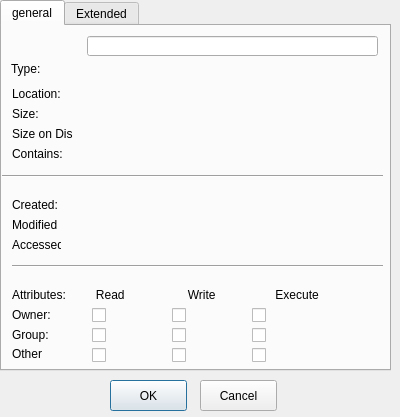
<ui version="4.0" >
 <author></author>
 <comment></comment>
 <exportmacro></exportmacro>
 <class>PropertiesDialog</class>
 <widget class="QDialog" name="PropertiesDialog" >
  <property name="geometry" >
   <rect>
    <x>0</x>
    <y>0</y>
    <width>400</width>
    <height>417</height>
   </rect>
  </property>
  <property name="windowTitle" >
   <string>Dialog</string>
  </property>
  <property name="windowIcon" >
   <iconset resource="ext2explore.qrc" >:/icons/resource/tux.png</iconset>
  </property>
  <widget class="QPushButton" name="okButton" >
   <property name="geometry" >
    <rect>
     <x>110</x>
     <y>380</y>
     <width>77</width>
     <height>31</height>
    </rect>
   </property>
   <property name="text" >
    <string>OK</string>
   </property>
  </widget>
  <widget class="QPushButton" name="cancelButton" >
   <property name="geometry" >
    <rect>
     <x>200</x>
     <y>380</y>
     <width>77</width>
     <height>31</height>
    </rect>
   </property>
   <property name="text" >
    <string>Cancel</string>
   </property>
  </widget>
  <widget class="QTabWidget" name="tab" >
   <property name="geometry" >
    <rect>
     <x>0</x>
     <y>0</y>
     <width>391</width>
     <height>371</height>
    </rect>
   </property>
   <property name="currentIndex" >
    <number>0</number>
   </property>
   <widget class="QWidget" name="tab_1" >
    <attribute name="title" >
     <string>general</string>
    </attribute>
    <attribute name="toolTip" >
     <string>Shows the General properties of the file</string>
    </attribute>
    <widget class="QLabel" name="contains" >
     <property name="geometry" >
      <rect>
       <x>10</x>
       <y>120</y>
       <width>61</width>
       <height>16</height>
      </rect>
     </property>
     <property name="text" >
      <string>Contains:</string>
     </property>
    </widget>
    <widget class="QLabel" name="type" >
     <property name="geometry" >
      <rect>
       <x>9</x>
       <y>35</y>
       <width>61</width>
       <height>16</height>
      </rect>
     </property>
     <property name="text" >
      <string>Type:</string>
     </property>
    </widget>
    <widget class="QLabel" name="location" >
     <property name="geometry" >
      <rect>
       <x>10</x>
       <y>60</y>
       <width>61</width>
       <height>16</height>
      </rect>
     </property>
     <property name="text" >
      <string>Location:</string>
     </property>
    </widget>
    <widget class="QLabel" name="size" >
     <property name="geometry" >
      <rect>
       <x>10</x>
       <y>80</y>
       <width>61</width>
       <height>16</height>
      </rect>
     </property>
     <property name="text" >
      <string>Size:</string>
     </property>
    </widget>
    <widget class="QLabel" name="size_disk" >
     <property name="geometry" >
      <rect>
       <x>10</x>
       <y>100</y>
       <width>61</width>
       <height>16</height>
      </rect>
     </property>
     <property name="text" >
      <string>Size on Disk:</string>
     </property>
    </widget>
    <widget class="Line" name="line" >
     <property name="geometry" >
      <rect>
       <x>0</x>
       <y>140</y>
       <width>381</width>
       <height>20</height>
      </rect>
     </property>
     <property name="orientation" >
      <enum>Qt::Horizontal</enum>
     </property>
    </widget>
    <widget class="QLabel" name="created" >
     <property name="geometry" >
      <rect>
       <x>10</x>
       <y>170</y>
       <width>61</width>
       <height>18</height>
      </rect>
     </property>
     <property name="text" >
      <string>Created:</string>
     </property>
    </widget>
    <widget class="QLabel" name="modified" >
     <property name="geometry" >
      <rect>
       <x>10</x>
       <y>190</y>
       <width>61</width>
       <height>18</height>
      </rect>
     </property>
     <property name="text" >
      <string>Modified</string>
     </property>
    </widget>
    <widget class="QLabel" name="accessed" >
     <property name="geometry" >
      <rect>
       <x>10</x>
       <y>210</y>
       <width>49</width>
       <height>17</height>
      </rect>
     </property>
     <property name="text" >
      <string>Accessed:</string>
     </property>
    </widget>
    <widget class="Line" name="line_3" >
     <property name="geometry" >
      <rect>
       <x>10</x>
       <y>230</y>
       <width>371</width>
       <height>20</height>
      </rect>
     </property>
     <property name="orientation" >
      <enum>Qt::Horizontal</enum>
     </property>
    </widget>
    <widget class="QLabel" name="group" >
     <property name="geometry" >
      <rect>
       <x>10</x>
       <y>300</y>
       <width>61</width>
       <height>18</height>
      </rect>
     </property>
     <property name="text" >
      <string>Group:</string>
     </property>
    </widget>
    <widget class="QLabel" name="other" >
     <property name="geometry" >
      <rect>
       <x>10</x>
       <y>320</y>
       <width>61</width>
       <height>16</height>
      </rect>
     </property>
     <property name="text" >
      <string>Other</string>
     </property>
    </widget>
    <widget class="QLineEdit" name="fileName" >
     <property name="geometry" >
      <rect>
       <x>85</x>
       <y>10</y>
       <width>291</width>
       <height>20</height>
      </rect>
     </property>
     <property name="toolTip" >
      <string>Name of the File or Folder</string>
     </property>
    </widget>
    <widget class="QLabel" name="owner" >
     <property name="geometry" >
      <rect>
       <x>10</x>
       <y>280</y>
       <width>61</width>
       <height>18</height>
      </rect>
     </property>
     <property name="text" >
      <string>Owner:</string>
     </property>
    </widget>
    <widget class="QCheckBox" name="check_ow" >
     <property name="geometry" >
      <rect>
       <x>170</x>
       <y>280</y>
       <width>71</width>
       <height>18</height>
      </rect>
     </property>
     <property name="text" >
      <string/>
     </property>
    </widget>
    <widget class="QCheckBox" name="check_ox" >
     <property name="geometry" >
      <rect>
       <x>250</x>
       <y>280</y>
       <width>71</width>
       <height>18</height>
      </rect>
     </property>
     <property name="text" >
      <string/>
     </property>
    </widget>
    <widget class="QCheckBox" name="check_gr" >
     <property name="geometry" >
      <rect>
       <x>90</x>
       <y>300</y>
       <width>71</width>
       <height>18</height>
      </rect>
     </property>
     <property name="text" >
      <string/>
     </property>
    </widget>
    <widget class="QCheckBox" name="check_gw" >
     <property name="geometry" >
      <rect>
       <x>170</x>
       <y>300</y>
       <width>71</width>
       <height>18</height>
      </rect>
     </property>
     <property name="text" >
      <string/>
     </property>
    </widget>
    <widget class="QCheckBox" name="check_ge" >
     <property name="geometry" >
      <rect>
       <x>250</x>
       <y>300</y>
       <width>71</width>
       <height>18</height>
      </rect>
     </property>
     <property name="text" >
      <string/>
     </property>
    </widget>
    <widget class="QCheckBox" name="check_otr" >
     <property name="geometry" >
      <rect>
       <x>90</x>
       <y>320</y>
       <width>71</width>
       <height>18</height>
      </rect>
     </property>
     <property name="text" >
      <string/>
     </property>
    </widget>
    <widget class="QCheckBox" name="check_otw" >
     <property name="geometry" >
      <rect>
       <x>170</x>
       <y>320</y>
       <width>71</width>
       <height>18</height>
      </rect>
     </property>
     <property name="text" >
      <string/>
     </property>
    </widget>
    <widget class="QCheckBox" name="check_ote" >
     <property name="geometry" >
      <rect>
       <x>250</x>
       <y>320</y>
       <width>71</width>
       <height>18</height>
      </rect>
     </property>
     <property name="text" >
      <string/>
     </property>
    </widget>
    <widget class="QCheckBox" name="check_or" >
     <property name="geometry" >
      <rect>
       <x>90</x>
       <y>280</y>
       <width>71</width>
       <height>18</height>
      </rect>
     </property>
     <property name="text" >
      <string/>
     </property>
    </widget>
    <widget class="QLabel" name="attributes" >
     <property name="geometry" >
      <rect>
       <x>10</x>
       <y>260</y>
       <width>331</width>
       <height>18</height>
      </rect>
     </property>
     <property name="text" >
      <string>Attributes:         Read                   Write                  Execute</string>
     </property>
    </widget>
   </widget>
   <widget class="QWidget" name="tab_2" >
    <attribute name="title" >
     <string>Extended</string>
    </attribute>
    <attribute name="toolTip" >
     <string>Shows the Extra Information of the file</string>
    </attribute>
   </widget>
  </widget>
 </widget>
 <pixmapfunction></pixmapfunction>
 <resources>
  <include location="ext2explore.qrc" />
 </resources>
 <connections>
  <connection>
   <sender>okButton</sender>
   <signal>clicked()</signal>
   <receiver>PropertiesDialog</receiver>
   <slot>accept()</slot>
   <hints>
    <hint type="sourcelabel" >
     <x>278</x>
     <y>253</y>
    </hint>
    <hint type="destinationlabel" >
     <x>96</x>
     <y>254</y>
    </hint>
   </hints>
  </connection>
  <connection>
   <sender>cancelButton</sender>
   <signal>clicked()</signal>
   <receiver>PropertiesDialog</receiver>
   <slot>reject()</slot>
   <hints>
    <hint type="sourcelabel" >
     <x>369</x>
     <y>253</y>
    </hint>
    <hint type="destinationlabel" >
     <x>179</x>
     <y>282</y>
    </hint>
   </hints>
  </connection>
 </connections>
</ui>
